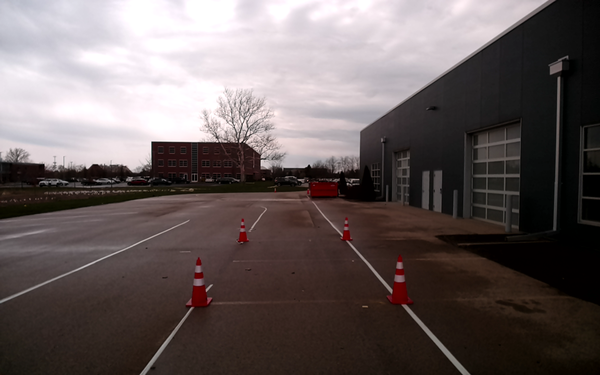
#> input picture Fusion/Pics/front.png, 600 x 375 px, shrunk from 1152 x 720 before the run
$ python test.py
#> lines starting #> are read from the running program, lines starting #| are printed output that depends on the picture
import cv2

front = cv2.imread(r"./Pics/front.png")
#> front is the input picture: shape (375, 600, 3); mean B, G, R 92.2, 92.8, 102.8
fl = cv2.imread(r"./Pics/fl.png")
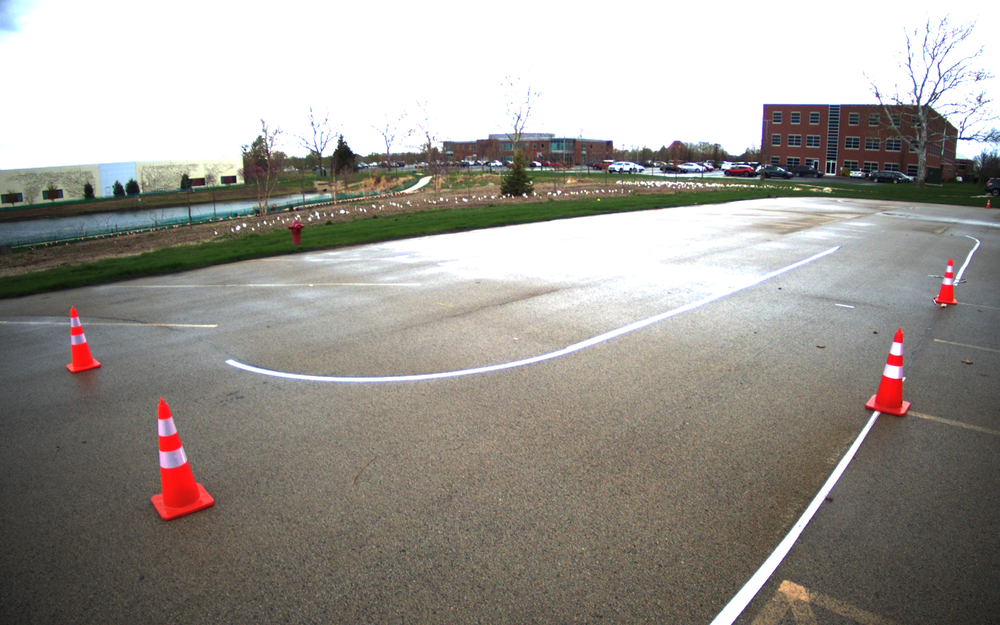
#> input picture Fusion/Pics/fl.png, 1000 x 625 px, shrunk from 1920 x 1200 before the run
#> fl is the input picture: shape (625, 1000, 3); mean B, G, R 145.9, 151.8, 155.5
fr = cv2.imread(r"./Pics/fr.png")
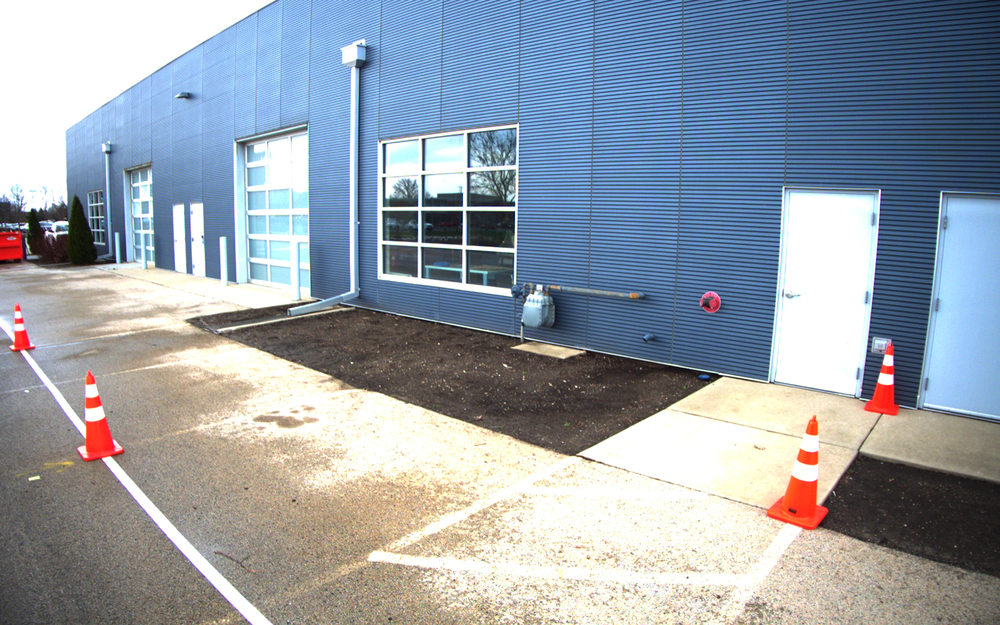
#> input picture Fusion/Pics/fr.png, 1000 x 625 px, shrunk from 1920 x 1200 before the run
#> fr is the input picture: shape (625, 1000, 3); mean B, G, R 168.8, 158.7, 149.7

cv2.imshow("front", front)
cv2.imshow("fl", fl)
cv2.imshow("fr", fr)

cv2.waitKey(0)
cv2.destroyAllWindows()
